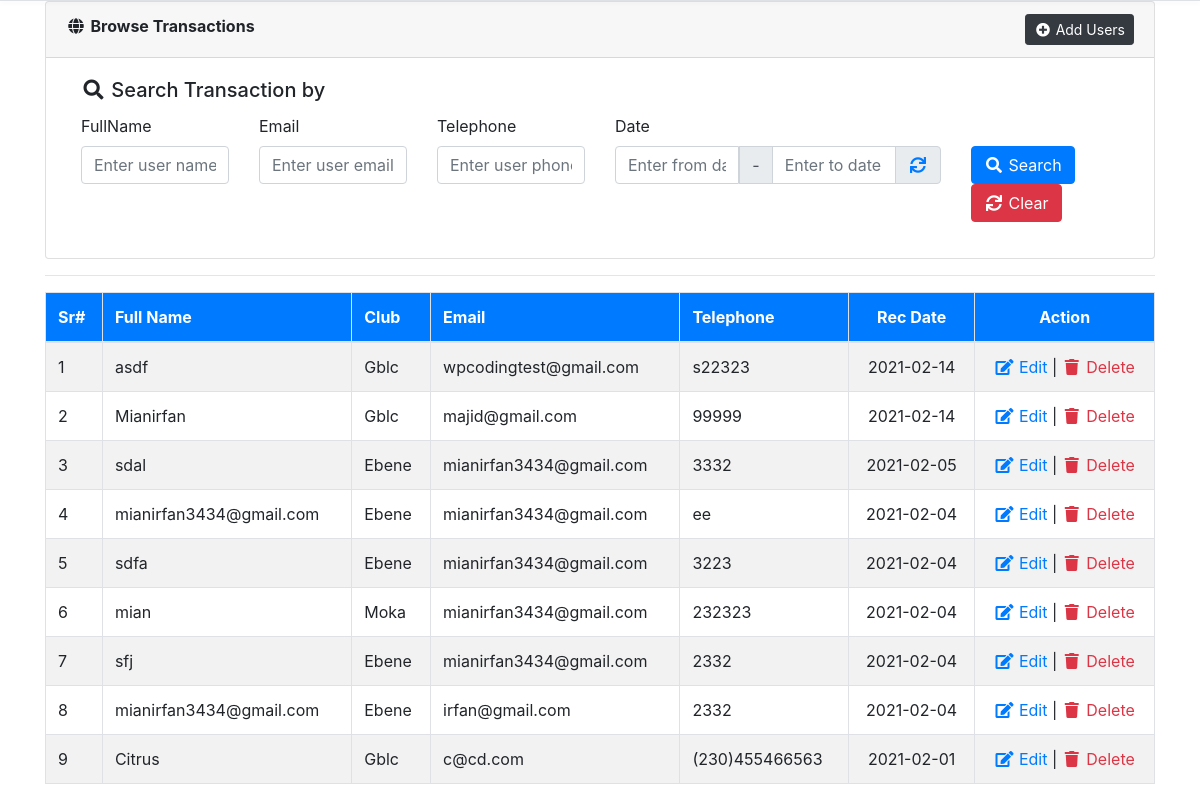
The page / on the database its author committed.
### tables this page shows
CREATE TABLE IF NOT EXISTS `users` (
  `id` int(11) NOT NULL AUTO_INCREMENT,
  `dt` timestamp NOT NULL DEFAULT CURRENT_TIMESTAMP,
  `Club` varchar(100) NOT NULL,
  `username` varchar(64) NOT NULL,
  `useremail` varchar(128) NOT NULL,
  `userpassword` varchar(100) NOT NULL,
  `userphone` varchar(24) NOT NULL,
  `rfc` varchar(150) NOT NULL,
  `imagePath` varchar(500) NOT NULL,
  PRIMARY KEY (`id`)
);

### include/Database.php (called while the page is built, shortened)
<?php
class Database{
    protected $pdo;
    public function __construct(\PDO $pdo)
    {
        $this->pdo = $pdo;
        $this->pdo->setAttribute(\PDO::ATTR_ERRMODE, \PDO::ERRMODE_EXCEPTION);
    }
    public function getAllRecords($tableName, $fields='*', $cond='', $orderBy='', $limit='')
    {
        $stmt = $this->pdo->prepare("SELECT $fields FROM $tableName WHERE 1 ".$cond." ".$orderBy." ".$limit);
        $stmt->execute();
        $rows = $stmt->fetchAll(PDO::FETCH_ASSOC);
        return $rows;
    }
}
?>

### config.php (called while the page is built, shortened)
<?php
include_once('include/Database.php');
$dsn	= 	"mysql:dbname=".SS_DB_NAME.";host=".SS_DB_HOST."";
$pdo	=	"";
try {
	$pdo = new PDO($dsn, SS_DB_USER, SS_DB_PASSWORD);
}catch (PDOException $e) {
	echo "Connection failed: " . $e->getMessage();
}
$db 	=	new Database($pdo);
?>

### index.php (the view, shortened to what this page needs)
<?php include_once('config.php');?>
<!doctype html>
<html
<head>
	<link rel="stylesheet" href="https://code.jquery.com/ui/1.12.0/themes/smoothness/jquery-ui.css" type="text/css">
    <link rel="stylesheet" href="https://stackpath.bootstrapcdn.com/bootstrap/4.2.1/css/bootstrap.min.css">
    <link rel="stylesheet" href="https://use.fontawesome.com/releases/v5.6.3/css/all.css">
</head>
<body>
	<?php
	$condition	=	'';
	$userData	=	$db->getAllRecords('users','*',$condition,'ORDER BY id DESC');
	?>
   	<div class="container">
		<div class="card">
			<div class="card-header"><i class="fa fa-fw fa-globe"></i> <strong>Browse Transactions</strong> <a href="add-users.php" class="float-right btn btn-dark btn-sm"><i class="fa fa-fw fa-plus-circle"></i> Add Users</a></div>
			<div class="card-body">
				<div class="col-sm-12">
					<h5 class="card-title"><i class="fa fa-fw fa-search"></i> Search Transaction by </h5>
					<form method="get">
						<div class="row">
							<div class="col-sm-2">
								<div class="form-group">
									<label>FullName</label>
									<input type="text" name="username" id="username" class="form-control" value="<?php echo isset($_REQUEST['username'])?$_REQUEST['username']:''?>" placeholder="Enter user name">
								</div>
							</div>
							<div class="col-sm-2">
								<div class="form-group">
									<label>Email</label>
									<input type="email" name="useremail" id="useremail" class="form-control" value="<?php echo isset($_REQUEST['useremail'])?$_REQUEST['useremail']:''?>" placeholder="Enter user email">
								</div>
							</div>
							<div class="col-sm-2">
								<div class="form-group">
									<label>Telephone</label>
									<input type="tel" name="userphone" id="userphone" class="form-control" value="<?php echo isset($_REQUEST['userphone'])?$_REQUEST['userphone']:''?>" placeholder="Enter user phone">
								</div>
							</div>
							<div class="col-sm-4">
								<div class="form-group">
									<label>Date</label>
									<div class="input-group">
										<input type="text" class="fromDate form-control hasDatepicker" name="df" id="df" value="" placeholder="Enter from date">
										<div class="input-group-prepend"><span class="input-group-text">-</span></div>
										<input type="text" class="toDate form-control hasDatepicker" name="dt" id="dt" value="" placeholder="Enter to date">
										<div class="input-group-append"><span class="input-group-text"><a href="javascript:;" onclick="$('#df,#dt').val('');"><i class="fa fa-fw fa-sync"></i></a></span></div>
									</div>
								</div>
							</div>
							<div class="col-sm-2">
								<div class="form-group">
									<label>&nbsp;</label>
									<div>
										<button type="submit" name="submit" value="search" id="submit" class="btn btn-primary"><i class="fa fa-fw fa-search"></i> Search</button>
										<a href="<?php echo $_SERVER['PHP_SELF'];?>" class="btn btn-danger"><i class="fa fa-fw fa-sync"></i> Clear</a>
									</div>
								</div>
							</div>
						</div>
					</form>
				</div>
			</div>
		</div>
		<hr>
		<div>
			<table class="table table-striped table-bordered">
				<thead>
					<tr class="bg-primary text-white">
						<th>Sr#</th>
						<th>Full Name</th>
						<th>Club</th>
						<th>Email</th>
						<th>Telephone</th>
						<th class="text-center">Rec Date</th>
						<th class="text-center">Action</th>
					</tr>
				</thead>
				<tbody>
					<?php
					if(count($userData)>0){
						$s	=	'';
						foreach($userData as $val){
							$s++;
					?>
					<tr>
						<td><?php echo $s;?></td>
						<td><?php echo $val['username'];?></td>
						<td><?php echo $val['Club'];?></td>
						<td><?php echo $val['useremail'];?></td>
						<td><?php echo $val['userphone'];?></td>
						<td align="center"><?php echo date('Y-m-d',strtotime($val['dt']));?></td>
						<td align="center">
							<a href="edit-users.php?editId=<?php echo $val['id'];?>" class="text-primary"><i class="fa fa-fw fa-edit"></i> Edit</a> |
							<a href="delete.php?delId=<?php echo $val['id'];?>" class="text-danger" onClick="return confirm('Are you sure to delete this user?');"><i class="fa fa-fw fa-trash"></i> Delete</a>
						</td>
					</tr>
					<?php
						}
					}else{
					?>
					<tr><td colspan="6" align="center">No Record(s) Found!</td></tr>
					<?php } ?>
				</tbody>
			</table>
		</div>
	</div>
</body>
</html>

### rows shown on the page
users: username "asdf", Club "Gblc", useremail "wpcodingtest@gmail.com", userphone "s22323", dt "2021-02-14"
users: username "Mianirfan", Club "Gblc", useremail "majid@gmail.com", userphone "99999", dt "2021-02-14"
users: username "sdal", Club "Ebene", useremail "mianirfan3434@gmail.com", userphone "3332", dt "2021-02-05"
users: username "mianirfan3434@gmail.com", Club "Ebene", useremail "mianirfan3434@gmail.com", userphone "ee", dt "2021-02-04"
users: username "sdfa", Club "Ebene", useremail "mianirfan3434@gmail.com", userphone "3223", dt "2021-02-04"
users: username "mian", Club "Moka", useremail "mianirfan3434@gmail.com", userphone "232323", dt "2021-02-04"
users: username "sfj", Club "Ebene", useremail "mianirfan3434@gmail.com", userphone "2332", dt "2021-02-04"
users: username "mianirfan3434@gmail.com", Club "Ebene", useremail "irfan@gmail.com", userphone "2332", dt "2021-02-04"
users: username "Citrus", Club "Gblc", useremail "c@cd.com", userphone "(230)455466563", dt "2021-02-01"
